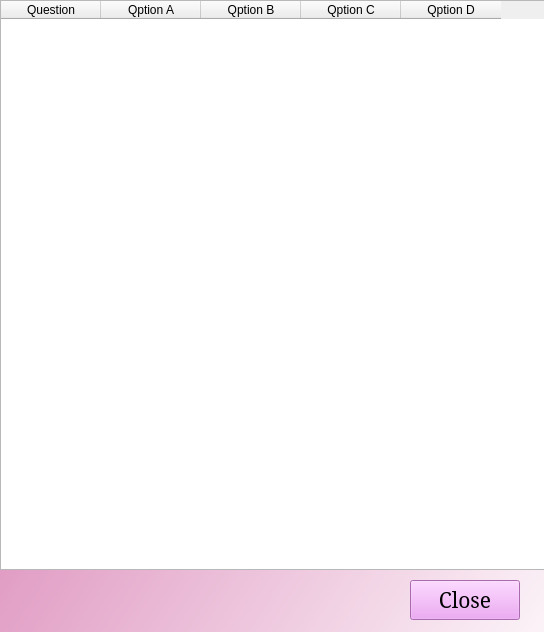
<?xml version="1.0" encoding="UTF-8"?>
<ui version="4.0">
 <class>Dialog</class>
 <widget class="QDialog" name="Dialog">
  <property name="geometry">
   <rect>
    <x>0</x>
    <y>0</y>
    <width>544</width>
    <height>632</height>
   </rect>
  </property>
  <property name="minimumSize">
   <size>
    <width>0</width>
    <height>0</height>
   </size>
  </property>
  <property name="windowTitle">
   <string>QuestionB</string>
  </property>
  <widget class="QLineEdit" name="l1">
   <property name="geometry">
    <rect>
     <x>-10</x>
     <y>0</y>
     <width>560</width>
     <height>850</height>
    </rect>
   </property>
   <property name="minimumSize">
    <size>
     <width>0</width>
     <height>0</height>
    </size>
   </property>
   <property name="styleSheet">
    <string notr="true">background-color: qlineargradient(spread:pad, x1:0.0248052, y1:0.011, x2:0.955039, y2:0.926, stop:0 rgba(209, 104, 165, 255), stop:1 rgba(255, 255, 255, 255));</string>
   </property>
   <property name="readOnly">
    <bool>true</bool>
   </property>
  </widget>
  <widget class="QTableWidget" name="tw">
   <property name="geometry">
    <rect>
     <x>0</x>
     <y>0</y>
     <width>550</width>
     <height>570</height>
    </rect>
   </property>
   <property name="minimumSize">
    <size>
     <width>0</width>
     <height>0</height>
    </size>
   </property>
   <column>
    <property name="text">
     <string>Question</string>
    </property>
   </column>
   <column>
    <property name="text">
     <string>Qption A</string>
    </property>
   </column>
   <column>
    <property name="text">
     <string>Qption B</string>
    </property>
   </column>
   <column>
    <property name="text">
     <string>Qption C</string>
    </property>
   </column>
   <column>
    <property name="text">
     <string>Qption D</string>
    </property>
   </column>
  </widget>
  <widget class="QPushButton" name="btn1">
   <property name="geometry">
    <rect>
     <x>1020</x>
     <y>810</y>
     <width>80</width>
     <height>40</height>
    </rect>
   </property>
   <property name="font">
    <font>
     <family>Nirmala UI</family>
     <pointsize>14</pointsize>
    </font>
   </property>
   <property name="styleSheet">
    <string notr="true">QPushButton{
	background-color: rgb(236, 150, 243)
;}
QPushButton:hover{
	color: rgb(255, 255, 255);}
</string>
   </property>
   <property name="text">
    <string>Close</string>
   </property>
  </widget>
  <widget class="QPushButton" name="btn3">
   <property name="geometry">
    <rect>
     <x>410</x>
     <y>580</y>
     <width>110</width>
     <height>40</height>
    </rect>
   </property>
   <property name="font">
    <font>
     <family>MS Serif</family>
     <pointsize>16</pointsize>
    </font>
   </property>
   <property name="styleSheet">
    <string notr="true">QPushButton{
	background-color: rgb(236, 150, 243);}
QPushButton:hover{
	color: rgb(255, 255, 255);}
</string>
   </property>
   <property name="text">
    <string>Close</string>
   </property>
  </widget>
 </widget>
 <resources/>
 <connections/>
</ui>
